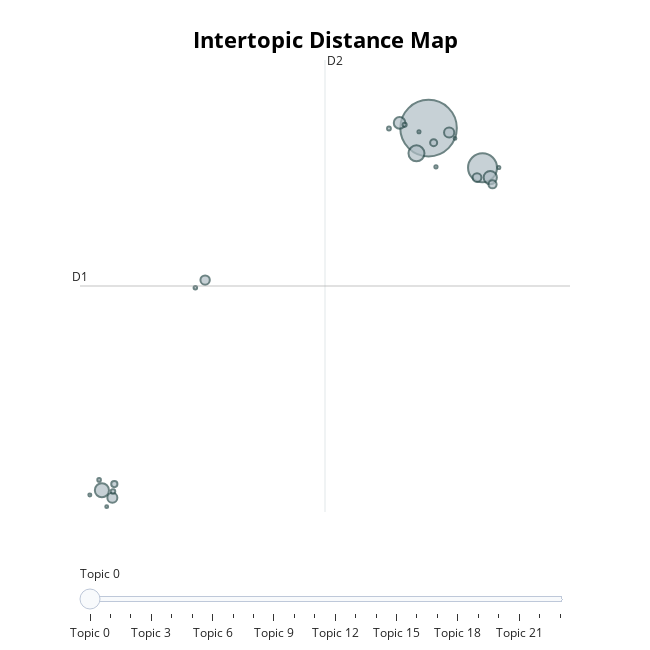

Notebook code cell kept with this figure:
### Code cell
fig = topic_model.visualize_topics()
fig.write_image("topic_map.png")
fig.show()

### Figure 1 — Plotly figure (JSON) as saved in the notebook; plotly's stock layout.template omitted (floating-point values rounded to 4 significant figures)
{"data": [{"customdata": [[0, "femmes | guerre | monde | histoire | vie", 4714], [1, "ouvrage | psychologie | recherche | enseignants | formation", 1235], [2, "new | world | work | book | life", 377], [3, "monde | sami | vie | nuit | julie", 294], [4, "mdecine | soins | sant | clinique | charge", 258], [5, "recettes | cuisine | plantes | caf | plats", 198], [6, "droit | suisse | pnal | droits | code", 154], [7, "roman | psychologique | analyse | intime | romans", 148], [8, "mathmatiques | maths | mmoire | mathmatique | nombres", 129], [9, "theory | nursing | practice | students | research", 114], [10, "sport | football | sportifs | sportif | performance", 98], [11, "di | una | che | con | del", 73], [12, "wanna | napoleon | brother | look | read", 57], [13, "suisse | histoire | peines | werkbund | titrisation", 30], [14, "oeuvres | compltes | choisies | raffolent | vouivres", 25], [15, "chimie | organique | composs | chimiques | ractions", 21], [16, "atlas | inrs | rosigny | numrologie | gallant", 19], [17, "weight | inches | shipping | cm | dimensions", 18], [18, "peste | noire | insectes | bacille | pidmie", 15], [19, "yoga | mudras | levain | mudra | gasquet", 14], [20, "samson | delilah | yorkshire | dtectives | bruncliffe", 14], [21, "friday | york | colorful | gotham | new", 13], [22, "palliatifs | sorciers | soins | souffle | fasses", 12], [23, "law | arbitration | international | regimes | legality", 11]], "hovertemplate": "<b>Topic %{customdata[0]}</b><br>%{customdata[1]}<br>Size: %{customdata[2]}", "legendgroup": "", "marker": {"color": "#B0BEC5", "line": {"color": "DarkSlateGrey", "width": 2}, "size": [4714, 1235, 377, 294, 258, 198, 154, 148, 129, 114, 98, 73, 57, 30, 25, 21, 19, 18, 15, 14, 14, 13, 12, 11], "sizemode": "area", "sizeref": 2.946, "symbol": "circle"}, "mode": "markers", "name": "", "orientation": "v", "showlegend": false, "type": "scatter", "x": [12.7, 14.39, 12.32, 2.441, 14.64, 11.79, 13.35, 2.77, 5.683, 14.22, 14.71, 12.86, 2.831, 2.79, 11.95, 11.46, 2.353, 5.376, 12.93, 14.91, 12.4, 2.063, 2.592, 13.53], "xaxis": "x", "y": [16.07, 14.54, 15.09, 2.022, 14.15, 16.27, 15.9, 1.726, 10.18, 14.16, 13.89, 15.51, 2.259, 1.972, 16.2, 16.06, 2.422, 9.876, 14.57, 14.55, 15.93, 1.841, 1.386, 15.67], "yaxis": "y"}], "layout": {"annotations": [{"showarrow": false, "text": "D1", "x": 1.753, "y": 9.947, "yshift": 10}, {"showarrow": false, "text": "D2", "x": 9.447, "xshift": 10, "y": 18.72}], "height": 650, "hoverlabel": {"bgcolor": "white", "font": {"family": "Rockwell", "size": 16}}, "legend": {"itemsizing": "constant", "tracegroupgap": 0}, "margin": {"t": 60}, "shapes": [{"line": {"color": "#CFD8DC", "width": 2}, "type": "line", "x0": 9.447, "x1": 9.447, "y0": 1.178, "y1": 18.72}, {"line": {"color": "#9E9E9E", "width": 2}, "type": "line", "x0": 1.753, "x1": 17.14, "y0": 9.947, "y1": 9.947}], "sliders": [{"active": 0, "pad": {"t": 50}, "steps": [{"args": [{"marker.color": [["red", "#B0BEC5", "#B0BEC5", "#B0BEC5", "#B0BEC5", "#B0BEC5", "#B0BEC5", "#B0BEC5", "#B0BEC5", "#B0BEC5", "#B0BEC5", "#B0BEC5", "#B0BEC5", "#B0BEC5", "#B0BEC5", "#B0BEC5", "#B0BEC5", "#B0BEC5", "#B0BEC5", "#B0BEC5", "#B0BEC5", "#B0BEC5", "#B0BEC5", "#B0BEC5"]]}], "label": "Topic 0", "method": "update"}, {"args": [{"marker.color": [["#B0BEC5", "red", "#B0BEC5", "#B0BEC5", "#B0BEC5", "#B0BEC5", "#B0BEC5", "#B0BEC5", "#B0BEC5", "#B0BEC5", "#B0BEC5", "#B0BEC5", "#B0BEC5", "#B0BEC5", "#B0BEC5", "#B0BEC5", "#B0BEC5", "#B0BEC5", "#B0BEC5", "#B0BEC5", "#B0BEC5", "#B0BEC5", "#B0BEC5", "#B0BEC5"]]}], "label": "Topic 1", "method": "update"}, {"args": [{"marker.color": [["#B0BEC5", "#B0BEC5", "red", "#B0BEC5", "#B0BEC5", "#B0BEC5", "#B0BEC5", "#B0BEC5", "#B0BEC5", "#B0BEC5", "#B0BEC5", "#B0BEC5", "#B0BEC5", "#B0BEC5", "#B0BEC5", "#B0BEC5", "#B0BEC5", "#B0BEC5", "#B0BEC5", "#B0BEC5", "#B0BEC5", "#B0BEC5", "#B0BEC5", "#B0BEC5"]]}], "label": "Topic 2", "method": "update"}, {"args": [{"marker.color": [["#B0BEC5", "#B0BEC5", "#B0BEC5", "red", "#B0BEC5", "#B0BEC5", "#B0BEC5", "#B0BEC5", "#B0BEC5", "#B0BEC5", "#B0BEC5", "#B0BEC5", "#B0BEC5", "#B0BEC5", "#B0BEC5", "#B0BEC5", "#B0BEC5", "#B0BEC5", "#B0BEC5", "#B0BEC5", "#B0BEC5", "#B0BEC5", "#B0BEC5", "#B0BEC5"]]}], "label": "Topic 3", "method": "update"}, {"args": [{"marker.color": [["#B0BEC5", "#B0BEC5", "#B0BEC5", "#B0BEC5", "red", "#B0BEC5", "#B0BEC5", "#B0BEC5", "#B0BEC5", "#B0BEC5", "#B0BEC5", "#B0BEC5", "#B0BEC5", "#B0BEC5", "#B0BEC5", "#B0BEC5", "#B0BEC5", "#B0BEC5", "#B0BEC5", "#B0BEC5", "#B0BEC5", "#B0BEC5", "#B0BEC5", "#B0BEC5"]]}], "label": "Topic 4", "method": "update"}, {"args": [{"marker.color": [["#B0BEC5", "#B0BEC5", "#B0BEC5", "#B0BEC5", "#B0BEC5", "red", "#B0BEC5", "#B0BEC5", "#B0BEC5", "#B0BEC5", "#B0BEC5", "#B0BEC5", "#B0BEC5", "#B0BEC5", "#B0BEC5", "#B0BEC5", "#B0BEC5", "#B0BEC5", "#B0BEC5", "#B0BEC5", "#B0BEC5", "#B0BEC5", "#B0BEC5", "#B0BEC5"]]}], "label": "Topic 5", "method": "update"}, {"args": [{"marker.color": [["#B0BEC5", "#B0BEC5", "#B0BEC5", "#B0BEC5", "#B0BEC5", "#B0BEC5", "red", "#B0BEC5", "#B0BEC5", "#B0BEC5", "#B0BEC5", "#B0BEC5", "#B0BEC5", "#B0BEC5", "#B0BEC5", "#B0BEC5", "#B0BEC5", "#B0BEC5", "#B0BEC5", "#B0BEC5", "#B0BEC5", "#B0BEC5", "#B0BEC5", "#B0BEC5"]]}], "label": "Topic 6", "method": "update"}, {"args": [{"marker.color": [["#B0BEC5", "#B0BEC5", "#B0BEC5", "#B0BEC5", "#B0BEC5", "#B0BEC5", "#B0BEC5", "red", "#B0BEC5", "#B0BEC5", "#B0BEC5", "#B0BEC5", "#B0BEC5", "#B0BEC5", "#B0BEC5", "#B0BEC5", "#B0BEC5", "#B0BEC5", "#B0BEC5", "#B0BEC5", "#B0BEC5", "#B0BEC5", "#B0BEC5", "#B0BEC5"]]}], "label": "Topic 7", "method": "update"}, {"args": [{"marker.color": [["#B0BEC5", "#B0BEC5", "#B0BEC5", "#B0BEC5", "#B0BEC5", "#B0BEC5", "#B0BEC5", "#B0BEC5", "red", "#B0BEC5", "#B0BEC5", "#B0BEC5", "#B0BEC5", "#B0BEC5", "#B0BEC5", "#B0BEC5", "#B0BEC5", "#B0BEC5", "#B0BEC5", "#B0BEC5", "#B0BEC5", "#B0BEC5", "#B0BEC5", "#B0BEC5"]]}], "label": "Topic 8", "method": "update"}, {"args": [{"marker.color": [["#B0BEC5", "#B0BEC5", "#B0BEC5", "#B0BEC5", "#B0BEC5", "#B0BEC5", "#B0BEC5", "#B0BEC5", "#B0BEC5", "red", "#B0BEC5", "#B0BEC5", "#B0BEC5", "#B0BEC5", "#B0BEC5", "#B0BEC5", "#B0BEC5", "#B0BEC5", "#B0BEC5", "#B0BEC5", "#B0BEC5", "#B0BEC5", "#B0BEC5", "#B0BEC5"]]}], "label": "Topic 9", "method": "update"}, {"args": [{"marker.color": [["#B0BEC5", "#B0BEC5", "#B0BEC5", "#B0BEC5", "#B0BEC5", "#B0BEC5", "#B0BEC5", "#B0BEC5", "#B0BEC5", "#B0BEC5", "red", "#B0BEC5", "#B0BEC5", "#B0BEC5", "#B0BEC5", "#B0BEC5", "#B0BEC5", "#B0BEC5", "#B0BEC5", "#B0BEC5", "#B0BEC5", "#B0BEC5", "#B0BEC5", "#B0BEC5"]]}], "label": "Topic 10", "method": "update"}, {"args": [{"marker.color": [["#B0BEC5", "#B0BEC5", "#B0BEC5", "#B0BEC5", "#B0BEC5", "#B0BEC5", "#B0BEC5", "#B0BEC5", "#B0BEC5", "#B0BEC5", "#B0BEC5", "red", "#B0BEC5", "#B0BEC5", "#B0BEC5", "#B0BEC5", "#B0BEC5", "#B0BEC5", "#B0BEC5", "#B0BEC5", "#B0BEC5", "#B0BEC5", "#B0BEC5", "#B0BEC5"]]}], "label": "Topic 11", "method": "update"}, {"args": [{"marker.color": [["#B0BEC5", "#B0BEC5", "#B0BEC5", "#B0BEC5", "#B0BEC5", "#B0BEC5", "#B0BEC5", "#B0BEC5", "#B0BEC5", "#B0BEC5", "#B0BEC5", "#B0BEC5", "red", "#B0BEC5", "#B0BEC5", "#B0BEC5", "#B0BEC5", "#B0BEC5", "#B0BEC5", "#B0BEC5", "#B0BEC5", "#B0BEC5", "#B0BEC5", "#B0BEC5"]]}], "label": "Topic 12", "method": "update"}, {"args": [{"marker.color": [["#B0BEC5", "#B0BEC5", "#B0BEC5", "#B0BEC5", "#B0BEC5", "#B0BEC5", "#B0BEC5", "#B0BEC5", "#B0BEC5", "#B0BEC5", "#B0BEC5", "#B0BEC5", "#B0BEC5", "red", "#B0BEC5", "#B0BEC5", "#B0BEC5", "#B0BEC5", "#B0BEC5", "#B0BEC5", "#B0BEC5", "#B0BEC5", "#B0BEC5", "#B0BEC5"]]}], "label": "Topic 13", "method": "update"}, {"args": [{"marker.color": [["#B0BEC5", "#B0BEC5", "#B0BEC5", "#B0BEC5", "#B0BEC5", "#B0BEC5", "#B0BEC5", "#B0BEC5", "#B0BEC5", "#B0BEC5", "#B0BEC5", "#B0BEC5", "#B0BEC5", "#B0BEC5", "red", "#B0BEC5", "#B0BEC5", "#B0BEC5", "#B0BEC5", "#B0BEC5", "#B0BEC5", "#B0BEC5", "#B0BEC5", "#B0BEC5"]]}], "label": "Topic 14", "method": "update"}, {"args": [{"marker.color": [["#B0BEC5", "#B0BEC5", "#B0BEC5", "#B0BEC5", "#B0BEC5", "#B0BEC5", "#B0BEC5", "#B0BEC5", "#B0BEC5", "#B0BEC5", "#B0BEC5", "#B0BEC5", "#B0BEC5", "#B0BEC5", "#B0BEC5", "red", "#B0BEC5", "#B0BEC5", "#B0BEC5", "#B0BEC5", "#B0BEC5", "#B0BEC5", "#B0BEC5", "#B0BEC5"]]}], "label": "Topic 15", "method": "update"}, {"args": [{"marker.color": [["#B0BEC5", "#B0BEC5", "#B0BEC5", "#B0BEC5", "#B0BEC5", "#B0BEC5", "#B0BEC5", "#B0BEC5", "#B0BEC5", "#B0BEC5", "#B0BEC5", "#B0BEC5", "#B0BEC5", "#B0BEC5", "#B0BEC5", "#B0BEC5", "red", "#B0BEC5", "#B0BEC5", "#B0BEC5", "#B0BEC5", "#B0BEC5", "#B0BEC5", "#B0BEC5"]]}], "label": "Topic 16", "method": "update"}, {"args": [{"marker.color": [["#B0BEC5", "#B0BEC5", "#B0BEC5", "#B0BEC5", "#B0BEC5", "#B0BEC5", "#B0BEC5", "#B0BEC5", "#B0BEC5", "#B0BEC5", "#B0BEC5", "#B0BEC5", "#B0BEC5", "#B0BEC5", "#B0BEC5", "#B0BEC5", "#B0BEC5", "red", "#B0BEC5", "#B0BEC5", "#B0BEC5", "#B0BEC5", "#B0BEC5", "#B0BEC5"]]}], "label": "Topic 17", "method": "update"}, {"args": [{"marker.color": [["#B0BEC5", "#B0BEC5", "#B0BEC5", "#B0BEC5", "#B0BEC5", "#B0BEC5", "#B0BEC5", "#B0BEC5", "#B0BEC5", "#B0BEC5", "#B0BEC5", "#B0BEC5", "#B0BEC5", "#B0BEC5", "#B0BEC5", "#B0BEC5", "#B0BEC5", "#B0BEC5", "red", "#B0BEC5", "#B0BEC5", "#B0BEC5", "#B0BEC5", "#B0BEC5"]]}], "label": "Topic 18", "method": "update"}, {"args": [{"marker.color": [["#B0BEC5", "#B0BEC5", "#B0BEC5", "#B0BEC5", "#B0BEC5", "#B0BEC5", "#B0BEC5", "#B0BEC5", "#B0BEC5", "#B0BEC5", "#B0BEC5", "#B0BEC5", "#B0BEC5", "#B0BEC5", "#B0BEC5", "#B0BEC5", "#B0BEC5", "#B0BEC5", "#B0BEC5", "red", "#B0BEC5", "#B0BEC5", "#B0BEC5", "#B0BEC5"]]}], "label": "Topic 19", "method": "update"}, {"args": [{"marker.color": [["#B0BEC5", "#B0BEC5", "#B0BEC5", "#B0BEC5", "#B0BEC5", "#B0BEC5", "#B0BEC5", "#B0BEC5", "#B0BEC5", "#B0BEC5", "#B0BEC5", "#B0BEC5", "#B0BEC5", "#B0BEC5", "#B0BEC5", "#B0BEC5", "#B0BEC5", "#B0BEC5", "#B0BEC5", "#B0BEC5", "red", "#B0BEC5", "#B0BEC5", "#B0BEC5"]]}], "label": "Topic 20", "method": "update"}, {"args": [{"marker.color": [["#B0BEC5", "#B0BEC5", "#B0BEC5", "#B0BEC5", "#B0BEC5", "#B0BEC5", "#B0BEC5", "#B0BEC5", "#B0BEC5", "#B0BEC5", "#B0BEC5", "#B0BEC5", "#B0BEC5", "#B0BEC5", "#B0BEC5", "#B0BEC5", "#B0BEC5", "#B0BEC5", "#B0BEC5", "#B0BEC5", "#B0BEC5", "red", "#B0BEC5", "#B0BEC5"]]}], "label": "Topic 21", "method": "update"}, {"args": [{"marker.color": [["#B0BEC5", "#B0BEC5", "#B0BEC5", "#B0BEC5", "#B0BEC5", "#B0BEC5", "#B0BEC5", "#B0BEC5", "#B0BEC5", "#B0BEC5", "#B0BEC5", "#B0BEC5", "#B0BEC5", "#B0BEC5", "#B0BEC5", "#B0BEC5", "#B0BEC5", "#B0BEC5", "#B0BEC5", "#B0BEC5", "#B0BEC5", "#B0BEC5", "red", "#B0BEC5"]]}], "label": "Topic 22", "method": "update"}, {"args": [{"marker.color": [["#B0BEC5", "#B0BEC5", "#B0BEC5", "#B0BEC5", "#B0BEC5", "#B0BEC5", "#B0BEC5", "#B0BEC5", "#B0BEC5", "#B0BEC5", "#B0BEC5", "#B0BEC5", "#B0BEC5", "#B0BEC5", "#B0BEC5", "#B0BEC5", "#B0BEC5", "#B0BEC5", "#B0BEC5", "#B0BEC5", "#B0BEC5", "#B0BEC5", "#B0BEC5", "red"]]}], "label": "Topic 23", "method": "update"}]}], "title": {"font": {"color": "Black", "size": 22}, "text": "<b>Intertopic Distance Map</b>", "x": 0.5, "xanchor": "center", "y": 0.95, "yanchor": "top"}, "width": 650, "xaxis": {"anchor": "y", "domain": [0, 1], "range": [1.753, 17.14], "title": {"text": ""}, "visible": false}, "yaxis": {"anchor": "x", "domain": [0, 1], "range": [1.178, 18.72], "title": {"text": ""}, "visible": false}}}
